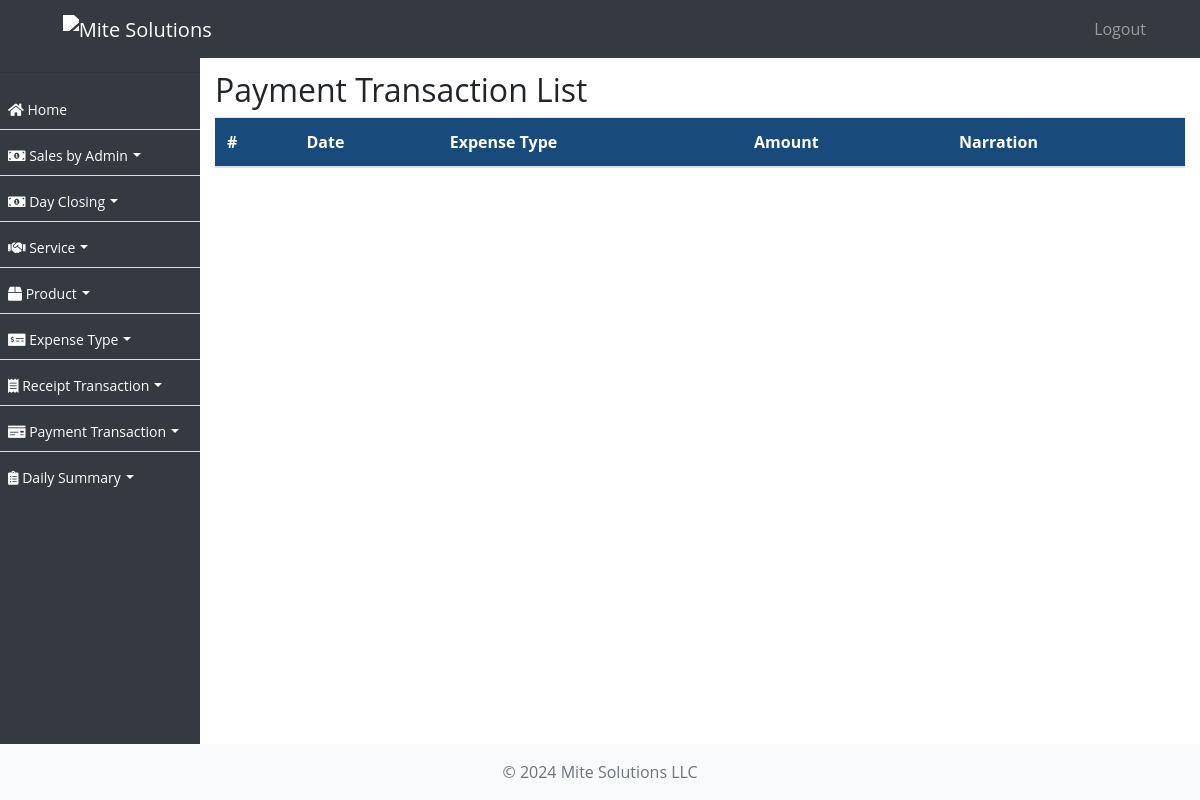
The app's page /payment-transaction/, older data.
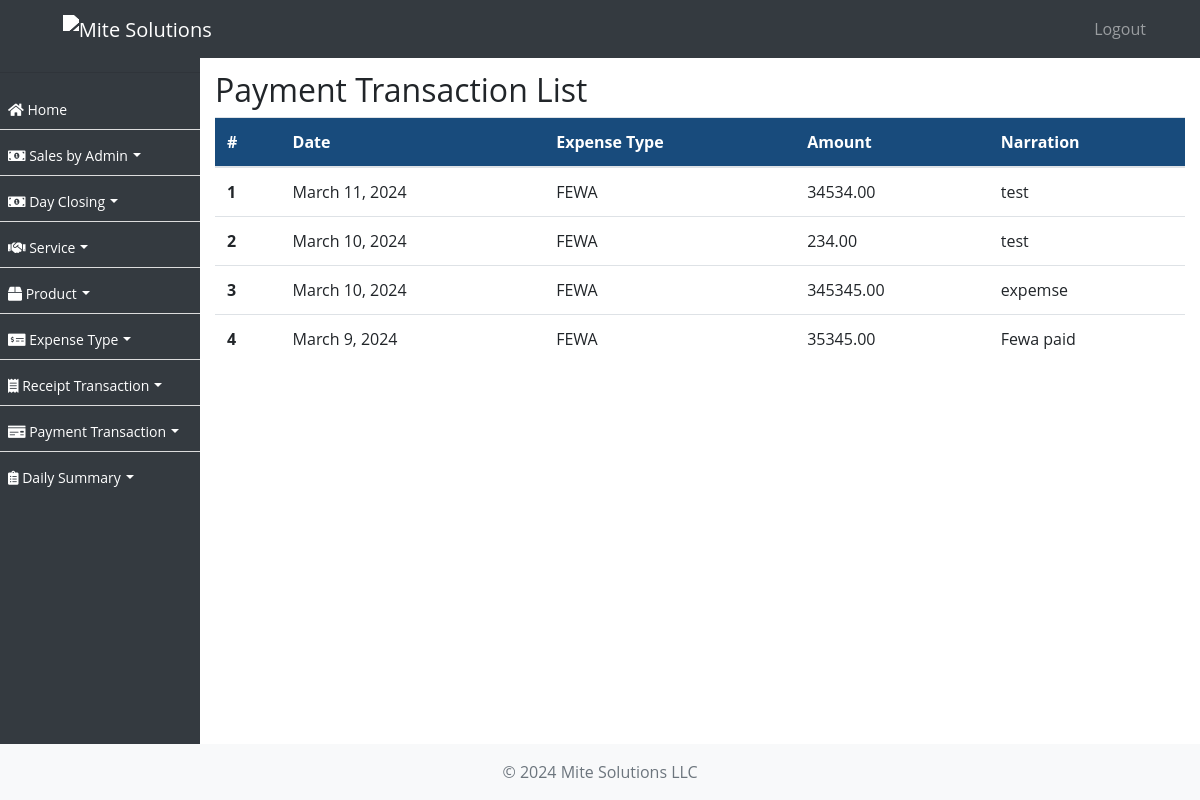
The same page, newer data.
### ezshopapp/models.py (models this page shows, shortened)
class PaymentTransaction(models.Model):
    date = models.DateField()
    expense_type = models.ForeignKey(ExpenseType, on_delete=models.CASCADE)
    amount = models.DecimalField(max_digits=10, decimal_places=2)
    narration = models.TextField()
    created_on = models.DateTimeField(auto_now_add=True, null=True)

class ExpenseType(models.Model):
    name = models.CharField(max_length=255)
    created_on = models.DateTimeField(auto_now_add=True, null=True)

### ezshopapp/views.py (the view)
# urls.py: path('payment-transaction/', PaymentTransactionListView.as_view(), name='payment_transaction_list'),
class PaymentTransactionListView(ListView):
    model = PaymentTransaction
    template_name = 'payment_transaction_list.html'
    def get_queryset(self):
        return PaymentTransaction.objects.order_by('-created_on')

### ezshopapp/templates/payment_transaction_list.html (shortened to what this page needs)
{% extends 'base.html' %}
{% block content %}
  <h2>Payment Transaction List</h2>
  <table class="table">
    <thead>
      <tr>
        <th scope="col">#</th>
        <th scope="col">Date</th>
        <th scope="col">Expense Type</th>
        <th scope="col">Amount</th>
        <th scope="col">Narration</th>
      </tr>
    </thead>
    <tbody>
      {% for payment_transaction in object_list %}
        <tr>
          <th scope="row">{{ forloop.counter }}</th>
          <td>{{ payment_transaction.date }}</td>
          <td>{{ payment_transaction.expense_type.name }}</td>
          <td>{{ payment_transaction.amount }}</td>
          <td>{{ payment_transaction.narration }}</td>
        </tr>
      {% endfor %}
    </tbody>
  </table>
{% endblock %}

Row changes from the older to the newer data that the page shows:
added PaymentTransaction: date "March 11, 2024", expense_type.name "FEWA", amount "34534.00", narration "test"
added PaymentTransaction: date "March 10, 2024", expense_type.name "FEWA", amount "234.00", narration "test"
added PaymentTransaction: date "March 10, 2024", expense_type.name "FEWA", amount "345345.00", narration "expemse"
added PaymentTransaction: date "March 9, 2024", expense_type.name "FEWA", amount "35345.00", narration "Fewa paid"
